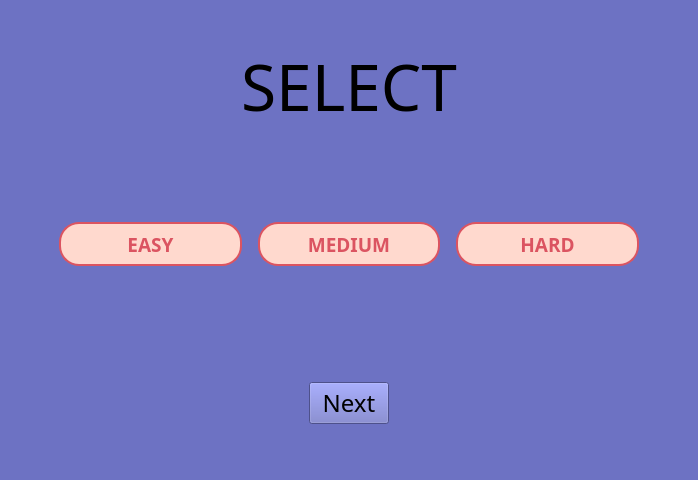
<?xml version="1.0" encoding="UTF-8"?>
<ui version="4.0">
 <class>MainWindow</class>
 <widget class="QMainWindow" name="MainWindow">
  <property name="geometry">
   <rect>
    <x>0</x>
    <y>0</y>
    <width>693</width>
    <height>480</height>
   </rect>
  </property>
  <property name="windowTitle">
   <string>MainWindow</string>
  </property>
  <property name="autoFillBackground">
   <bool>false</bool>
  </property>
  <property name="styleSheet">
   <string notr="true">background-color: rgb(109, 114, 195);</string>
  </property>
  <widget class="QWidget" name="centralwidget">
   <layout class="QVBoxLayout" name="verticalLayout">
    <property name="leftMargin">
     <number>9</number>
    </property>
    <property name="bottomMargin">
     <number>0</number>
    </property>
    <item>
     <widget class="QLabel" name="selectLabel">
      <property name="font">
       <font>
        <family>Tempus Sans ITC</family>
        <pointsize>48</pointsize>
       </font>
      </property>
      <property name="text">
       <string>SELECT</string>
      </property>
      <property name="alignment">
       <set>Qt::AlignmentFlag::AlignCenter</set>
      </property>
     </widget>
    </item>
    <item>
     <widget class="QWidget" name="widget" native="true">
      <property name="enabled">
       <bool>true</bool>
      </property>
      <property name="layoutDirection">
       <enum>Qt::LayoutDirection::LeftToRight</enum>
      </property>
      <layout class="QHBoxLayout" name="horizontalLayout_3">
       <property name="spacing">
        <number>16</number>
       </property>
       <property name="leftMargin">
        <number>50</number>
       </property>
       <property name="rightMargin">
        <number>50</number>
       </property>
       <item>
        <widget class="QPushButton" name="selectButton">
         <property name="font">
          <font>
           <family>Tempus Sans ITC</family>
           <pointsize>14</pointsize>
           <bold>true</bold>
          </font>
         </property>
         <property name="cursor">
          <cursorShape>PointingHandCursor</cursorShape>
         </property>
         <property name="focusPolicy">
          <enum>Qt::FocusPolicy::StrongFocus</enum>
         </property>
         <property name="styleSheet">
          <string notr="true">QPushButton {
    background-color: #FFD9CE; /* Fond par défaut */
    border: 2px solid #DB5461; /* Bordure */
    border-radius: 20px; /* Forme ovale */
    min-width: 80px;
    min-height: 40px;
    color: #DB5461; /* Couleur du texte par défaut */
    font-weight: bold; /* Rendre le texte plus lisible */
}

QPushButton:checked {
    background-color: #DB5461; /* Fond quand coché */
    color: #FFD9CE; /* Texte quand coché */
}
</string>
         </property>
         <property name="text">
          <string>EASY</string>
         </property>
         <property name="checkable">
          <bool>true</bool>
         </property>
         <property name="checked">
          <bool>false</bool>
         </property>
        </widget>
       </item>
       <item>
        <widget class="QPushButton" name="selectButton_2">
         <property name="font">
          <font>
           <family>Tempus Sans ITC</family>
           <pointsize>14</pointsize>
           <bold>true</bold>
          </font>
         </property>
         <property name="focusPolicy">
          <enum>Qt::FocusPolicy::StrongFocus</enum>
         </property>
         <property name="styleSheet">
          <string notr="true">QPushButton {
    background-color: #FFD9CE; /* Fond par défaut */
    border: 2px solid #DB5461; /* Bordure */
    border-radius: 20px; /* Forme ovale */
    min-width: 80px;
    min-height: 40px;
    color: #DB5461; /* Couleur du texte par défaut */
    font-weight: bold; /* Rendre le texte plus lisible */
}

QPushButton:checked {
    background-color: #DB5461; /* Fond quand coché */
    color: #FFD9CE; /* Texte quand coché */
}
</string>
         </property>
         <property name="text">
          <string>MEDIUM</string>
         </property>
         <property name="checkable">
          <bool>true</bool>
         </property>
         <property name="checked">
          <bool>false</bool>
         </property>
        </widget>
       </item>
       <item>
        <widget class="QPushButton" name="selectButton_3">
         <property name="font">
          <font>
           <family>Tempus Sans ITC</family>
           <pointsize>14</pointsize>
           <bold>true</bold>
          </font>
         </property>
         <property name="focusPolicy">
          <enum>Qt::FocusPolicy::StrongFocus</enum>
         </property>
         <property name="styleSheet">
          <string notr="true">QPushButton {
    background-color: #FFD9CE; /* Fond par défaut */
    border: 2px solid #DB5461; /* Bordure */
    border-radius: 20px; /* Forme ovale */
    min-width: 80px;
    min-height: 40px;
    color: #DB5461; /* Couleur du texte par défaut */
    font-weight: bold; /* Rendre le texte plus lisible */
}

QPushButton:checked {
    background-color: #DB5461; /* Fond quand coché */
    color: #FFD9CE; /* Texte quand coché */
}
</string>
         </property>
         <property name="text">
          <string>HARD</string>
         </property>
         <property name="checkable">
          <bool>true</bool>
         </property>
         <property name="checked">
          <bool>false</bool>
         </property>
        </widget>
       </item>
      </layout>
     </widget>
    </item>
    <item>
     <widget class="QWidget" name="widget_2" native="true">
      <property name="layoutDirection">
       <enum>Qt::LayoutDirection::RightToLeft</enum>
      </property>
      <layout class="QHBoxLayout" name="horizontalLayout_4" stretch="0">
       <property name="leftMargin">
        <number>300</number>
       </property>
       <property name="rightMargin">
        <number>300</number>
       </property>
       <item>
        <widget class="QPushButton" name="pushButton">
         <property name="font">
          <font>
           <family>Tempus Sans ITC</family>
           <pointsize>18</pointsize>
          </font>
         </property>
         <property name="cursor">
          <cursorShape>PointingHandCursor</cursorShape>
         </property>
         <property name="text">
          <string>Next</string>
         </property>
        </widget>
       </item>
      </layout>
     </widget>
    </item>
   </layout>
  </widget>
 </widget>
 <resources/>
 <connections/>
</ui>
